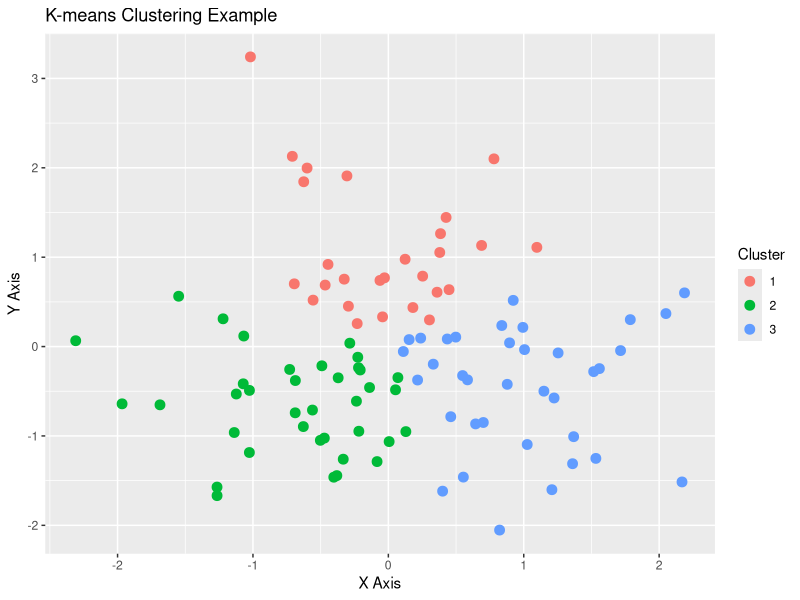

Recreate this plot in R.
# Load necessary library
library(ggplot2)

# Generate sample data
set.seed(123)
data <- data.frame(x = rnorm(100), y = rnorm(100))

# Perform k-means clustering
set.seed(123)
kmeans_result <- kmeans(data, centers = 3)

# Add cluster assignments to data
data$cluster <- as.factor(kmeans_result$cluster)

# Plot the clustered data
ggplot(data, aes(x = x, y = y, color = cluster)) +
  geom_point(size = 3) +
  labs(title = "K-means Clustering Example",
       x = "X Axis",
       y = "Y Axis",
       color = "Cluster")

